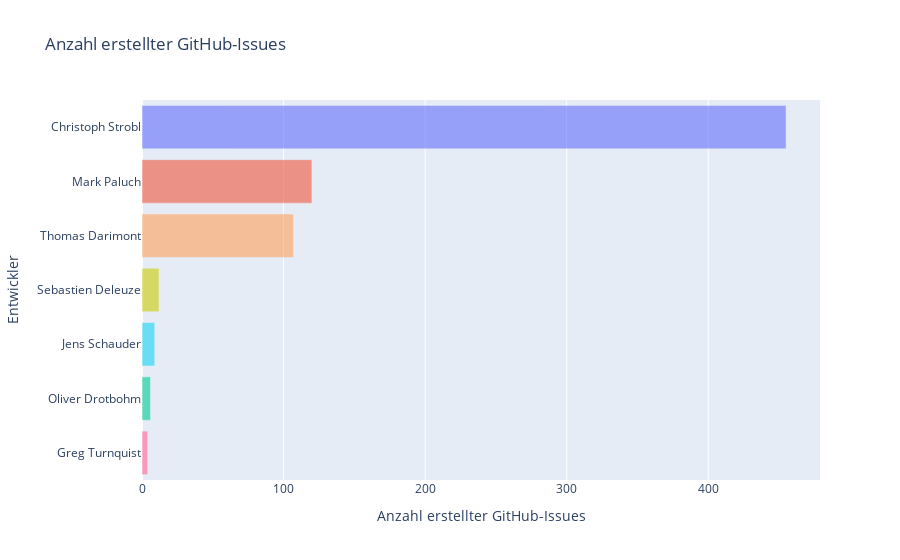

The notebook cell this image was saved under:
### Markdown cell above
**TODO: Merge Oliver Gierke und Oliver Drotbohm**

### Code cell
# Issue Creators
issuesCreatedCount = %cypher MATCH (u:User)<-[:CREATED_BY]-(i:Issue) \
                    WHERE NOT u.login STARTS WITH "spring-" \
                    AND u.name IS NOT NULL \
                    RETURN u.name AS UserName, count(DISTINCT i) AS CreatedIssueCount \
                    ORDER BY CreatedIssueCount

issuesCreatedCount_df = issuesCreatedCount.get_dataframe()
marker_colors_issues_created = get_author_marker_colors(issuesCreatedCount_df)

fig = px.bar(data_frame=issuesCreatedCount_df, x='CreatedIssueCount', y='UserName', orientation='h',
             labels={'CreatedIssueCount': 'Anzahl erstellter GitHub-Issues', 'UserName': 'Entwickler'},
             title='Anzahl erstellter GitHub-Issues')
fig.update_traces(marker_color=marker_colors_issues_created, opacity=0.6)
fig.show()

### Figure 1 — Plotly figure (JSON) as saved in the notebook; plotly's stock layout.template omitted (floating-point values rounded to 4 significant figures)
{"data": [{"alignmentgroup": "True", "hovertemplate": "Anzahl erstellter GitHub-Issues=%{x}<br>Entwickler=%{y}<extra></extra>", "legendgroup": "", "marker": {"color": ["#FF6692", "#00cc96", "#19d3f3", "#cccc00", "#FFA15A", "#EF553B", "#636efa"], "pattern": {"shape": ""}}, "name": "", "offsetgroup": "", "opacity": 0.6, "orientation": "h", "showlegend": false, "textposition": "auto", "type": "bar", "x": [4, 6, 9, 12, 107, 120, 455], "xaxis": "x", "y": ["Greg Turnquist", "Oliver Drotbohm", "Jens Schauder", "Sebastien Deleuze", "Thomas Darimont", "Mark Paluch", "Christoph Strobl"], "yaxis": "y"}], "layout": {"barmode": "relative", "legend": {"tracegroupgap": 0}, "title": {"text": "Anzahl erstellter GitHub-Issues"}, "xaxis": {"anchor": "y", "domain": [0, 1], "title": {"text": "Anzahl erstellter GitHub-Issues"}}, "yaxis": {"anchor": "x", "domain": [0, 1], "title": {"text": "Entwickler"}}}}
